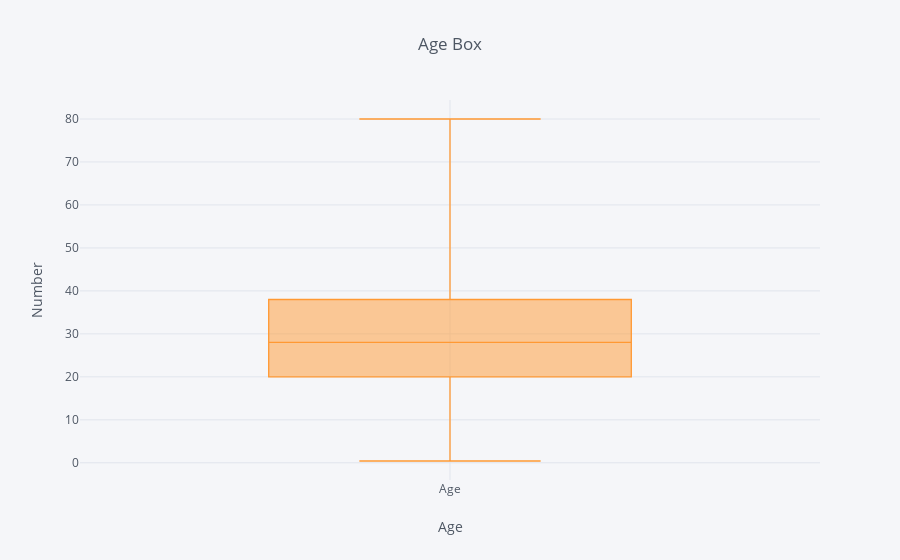

The cell this chart's notebook holds for it:
### Code cell
train_data['Age'].iplot(kind='box', title='Age Box', xTitle='Age', yTitle='Number')

### Figure 1 — Plotly figure (JSON) as saved in the notebook; plotly's stock layout.template omitted (floating-point values rounded to 4 significant figures; data arrays with more than 128 entries replaced by an {"elided": "..."} marker saying what was removed)
{"data": [{"boxpoints": false, "line": {"width": 1.3}, "marker": {"color": "rgba(255, 153, 51, 1.0)"}, "name": "Age", "orientation": "v", "type": "box", "uid": "e432595b-ae8b-40a0-8e1b-50a0543cde00", "y": {"elided": "891 float values"}}], "layout": {"legend": {"bgcolor": "#F5F6F9", "font": {"color": "#4D5663"}}, "paper_bgcolor": "#F5F6F9", "plot_bgcolor": "#F5F6F9", "title": {"font": {"color": "#4D5663"}, "text": "Age Box"}, "xaxis": {"gridcolor": "#E1E5ED", "showgrid": true, "tickfont": {"color": "#4D5663"}, "title": {"font": {"color": "#4D5663"}, "text": "Age"}, "zerolinecolor": "#E1E5ED"}, "yaxis": {"gridcolor": "#E1E5ED", "showgrid": true, "tickfont": {"color": "#4D5663"}, "title": {"font": {"color": "#4D5663"}, "text": "Number"}, "zerolinecolor": "#E1E5ED"}}}
